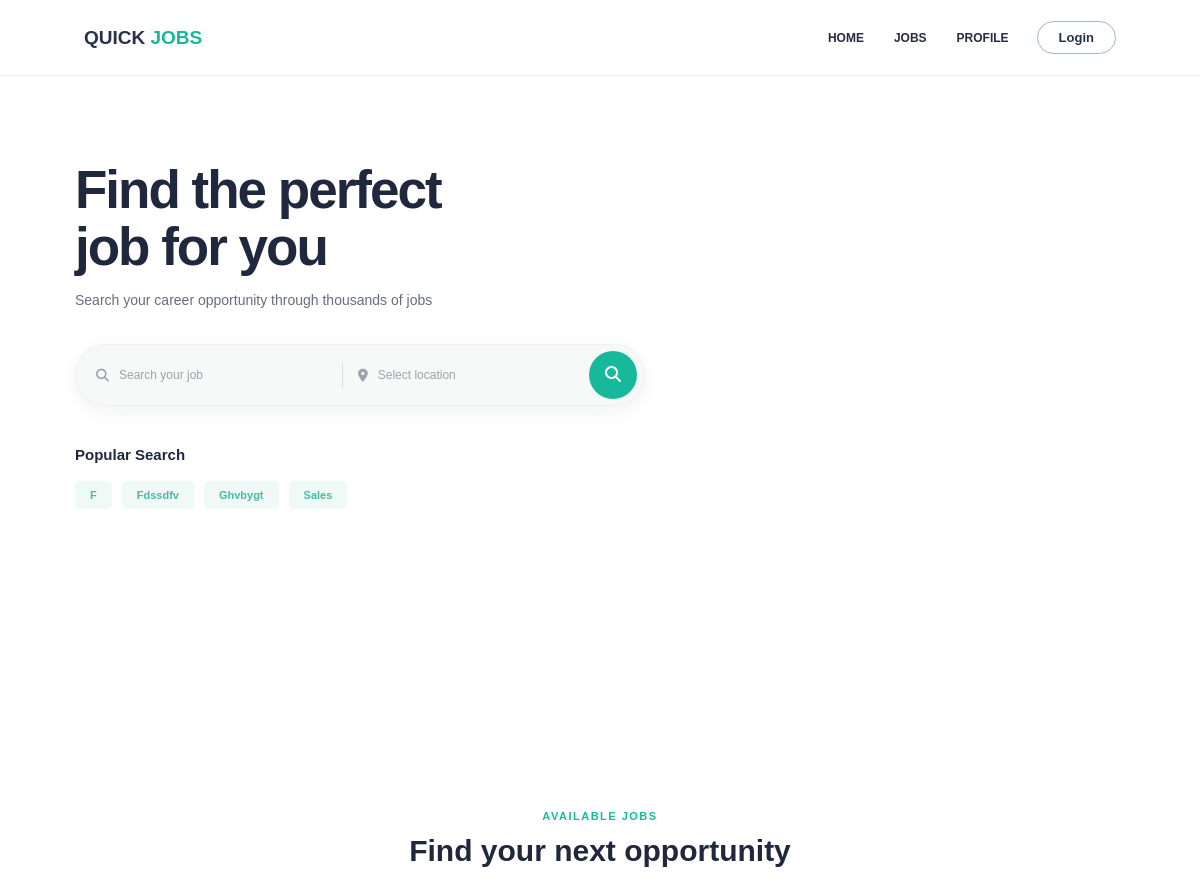
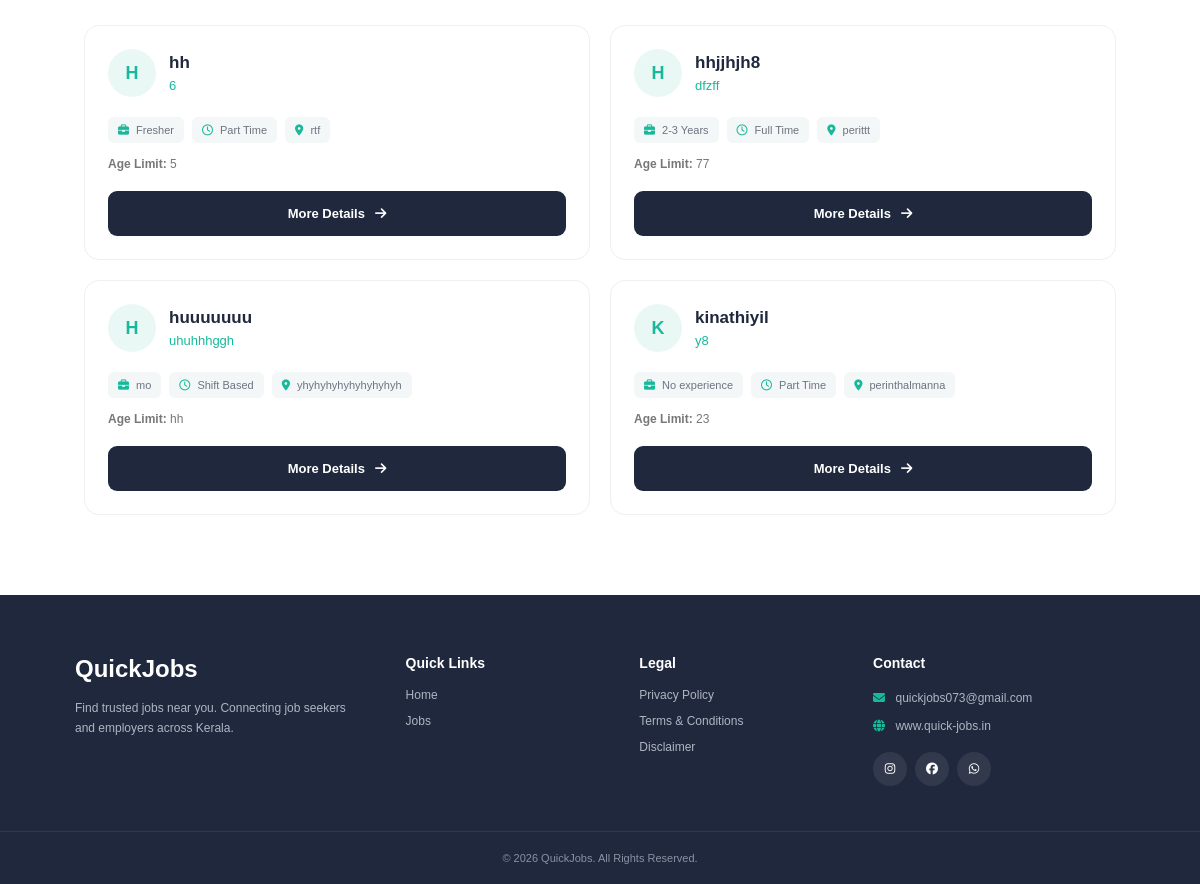
The app's page /, older data (2 pictures, top to bottom).
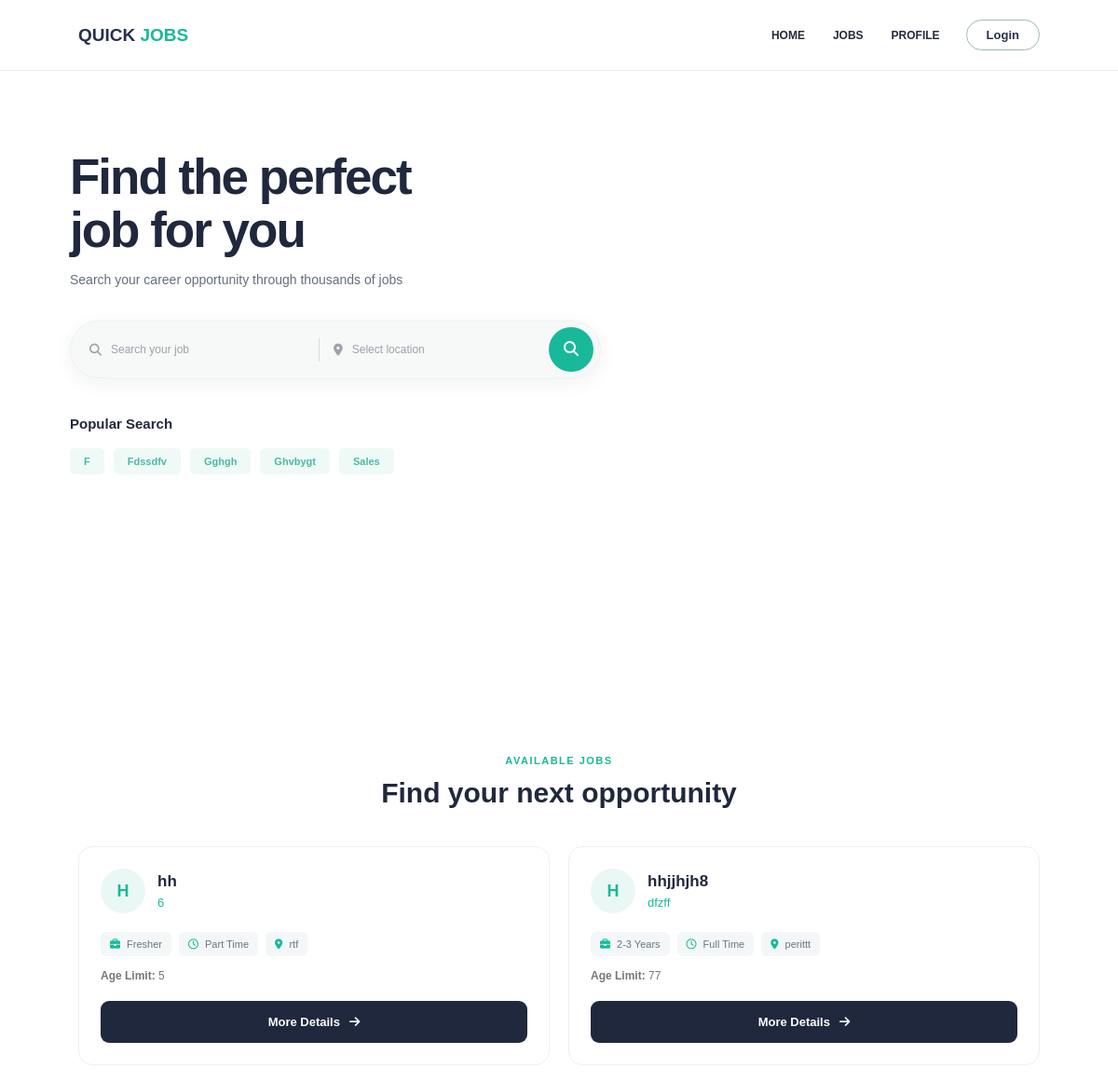
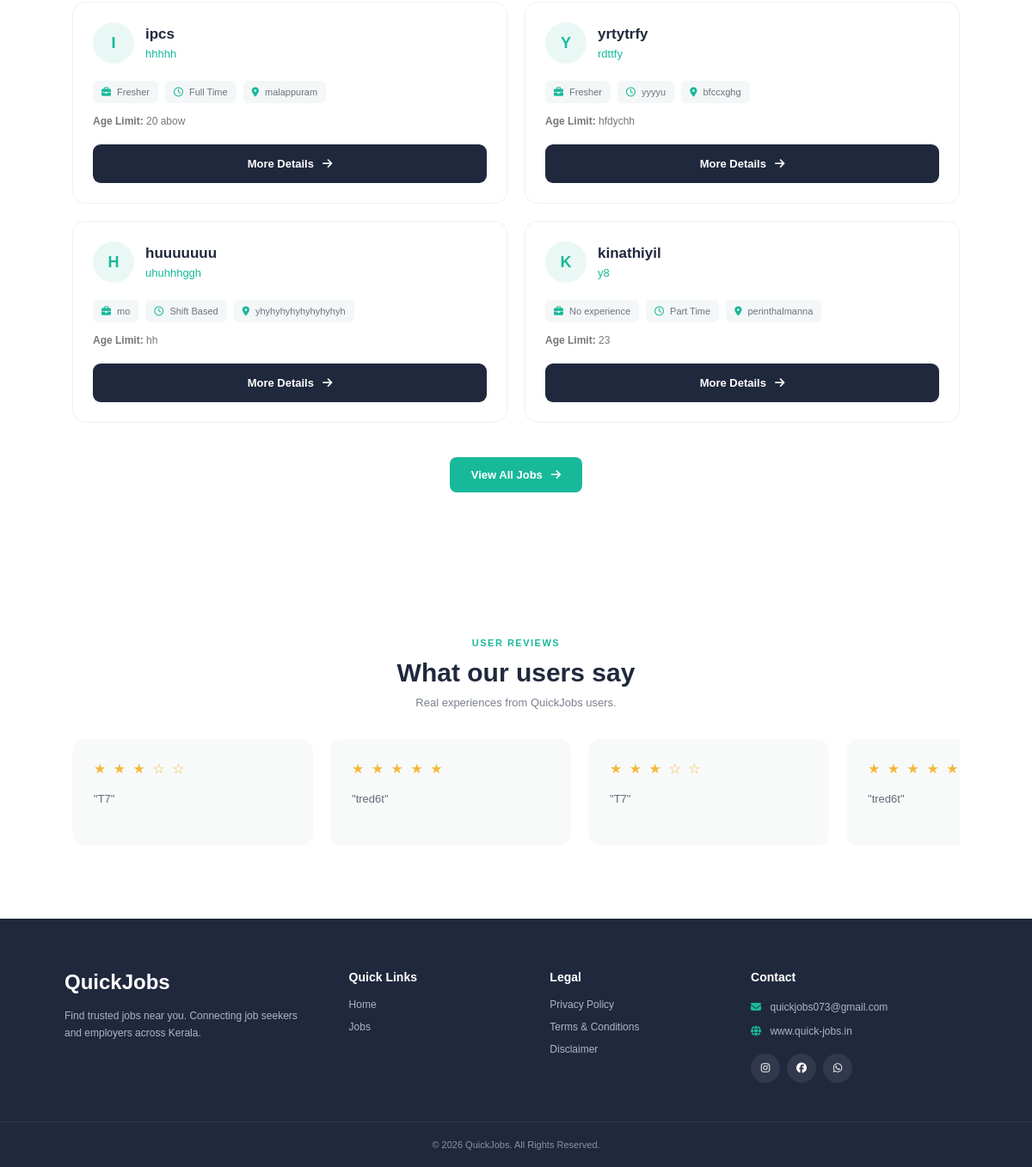
The same page, newer data (2 pictures, top to bottom).
### myapp/models.py (models this page shows, shortened)
class Category(models.Model):
    name = models.CharField(
        max_length=100,
        unique=True,
    )
    class Meta:
        ordering = ["name"]
        verbose_name = "Category"
        verbose_name_plural = "Categories"

class Job(models.Model):
    owner = models.ForeignKey(
        User,
        on_delete=models.CASCADE,
        related_name="jobs",
        null=True,
        blank=True,
    )
    shop_name = models.CharField(
        max_length=150,
    )
    title = models.CharField(
        max_length=150,
    )
    category = models.ForeignKey(
        Category,
        on_delete=models.PROTECT,
        related_name="jobs",
        null=True,
        blank=True,
    )
    experience = models.CharField(
        max_length=100,
        default="Fresher",
    )
    work_time = models.CharField(
        max_length=100,
    )
    gender = models.CharField(max_length=20, blank=True)
    education = models.CharField(max_length=100, blank=True)
    age_limit = models.CharField(
        max_length=50,
        blank=True,
    )
    location = models.CharField(
        max_length=100,
    )
    salary = models.CharField(
        max_length=100,
    )
    phone = models.CharField(
        max_length=15,
        validators=[phone_validator],
    )
    description = models.TextField(
        blank=True,
    )
    is_verified = models.BooleanField(
        default=True,
    )
    owner_name = models.CharField(
        max_length=150,
        blank=True
    )
    shop_photo = models.ImageField(
        upload_to="shop_photos/",
        null=True,
        blank=True
    )
    created_at = models.DateTimeField(
        auto_now_add=True,
    )
    class Meta:
        ordering = ["-created_at"]

class CustomerReview(models.Model):
    user = models.ForeignKey(
        User,
        on_delete=models.CASCADE,
        related_name="customer_reviews"
    )
    rating = models.PositiveIntegerField(
        choices=[
            (1, "1 Star"),
            (2, "2 Stars"),
            (3, "3 Stars"),
            (4, "4 Stars"),
            (5, "5 Stars"),
        ]
    )
    review = models.TextField()
    is_approved = models.BooleanField(default=False)
    created_at = models.DateTimeField(auto_now_add=True)
    class Meta:
        ordering = ["-created_at"]

### myapp/views.py (the view, shortened to what this page needs)
# urls.py: 2. Add a URL to urlpatterns:  path('', views.home, name='home')
def home(request):
    jobs = (
        Job.objects
        .filter(is_verified=True)
        .select_related("category", "owner")
        .order_by("title")
    )
    q = request.GET.get("q", "").strip()
    place = request.GET.get("place", "").strip()
    category_id = request.GET.get("category", "").strip()
    if place:
        jobs = jobs.filter(
            location__icontains=place
        )
    if category_id.isdigit():
        jobs = jobs.filter(
            category_id=int(category_id)
        )
    categories = (
        Category.objects
        .filter(
            jobs__is_verified=True
        )
        .distinct()
        .order_by("name")[:6]
    )
    companies = (
        Company.objects
        .filter(is_active=True)
        .order_by("name")
    )
    saved_job_ids = set()
    if request.user.is_authenticated:
        saved_job_ids = set(
            SavedJob.objects
            .filter(user=request.user)
            .values_list("job_id", flat=True)
        )
    home_jobs = jobs[:6]
    reviews = (
        CustomerReview.objects
        .filter(is_approved=True)
        .select_related("user")
    )
    return render(
        request,
        "home.html",
        {
            "reviews": reviews,
            "jobs": home_jobs,
            "categories": categories,
            "companies": companies,
            "saved_job_ids": saved_job_ids,
            "has_more_jobs": jobs.count() > 6,
        },
    )

### templates/home.html (shortened to what the changed rows need)
{% load static %}
<!DOCTYPE html>
<html lang="en">
<head>
    <link rel="stylesheet"
          href="{% static 'css/home.css' %}">
    <link rel="stylesheet"
          href="https://cdnjs.cloudflare.com/ajax/libs/font-awesome/6.7.2/css/all.min.css">
</head>
<body>
<section class="hero">
    <div class="hero-content">
        <h1>
            Find the perfect<br>
            <span>job for you</span>
        </h1>
        <div class="popular-search">
            <div class="popular-tags">
                {% for cat in categories %}
                    <a href="?category={{ cat.id }}">
                        {{ cat.name }}
                    </a>
                {% empty %}
                    <span>
                        No categories available
                    </span>
                {% endfor %}
            </div>
        </div>
    </div>
</section>
<section class="job-list-section"
         id="jobs">
    <div class="section-heading">
        <h2>
            Find your next opportunity
        </h2>
    </div>
    <div class="job-list">
        {% for job in jobs %}
            <div class="job-card">
                <div class="job-top">
                    <div class="job-logo">
                        {% if job.shop_photo %}
                            <img
                                src="{{ job.shop_photo.url }}"
                                alt="{{ job.shop_name }}"
                            >
                        {% else %}
                            {{ job.shop_name|first|upper }}
                        {% endif %}
                    </div>
                    <div class="job-company-info">
                        <h3>
                            {{ job.shop_name }}
                        </h3>
                        <p class="job-title">
                            {{ job.title }}
                        </p>
                    </div>
                </div>
                <div class="job-info">
                    <span>
                        <i class="fa-solid fa-briefcase"></i>
                        {{ job.experience|default:"Fresher" }}
                    </span>
                    <span>
                        <i class="fa-regular fa-clock"></i>
                        {{ job.work_time|default:"Full Time" }}
                    </span>
                    <span>
                        <i class="fa-solid fa-location-dot"></i>
                        {{ job.location }}
                    </span>
                </div>
                <p class="age-limit">
                    <b>Age Limit:</b>
                    {{ job.age_limit|default:"Not specified" }}
                </p>
                <div class="contact-box">
                    {% if user.is_authenticated %}
                        <a href="{% url 'job_details' job.id %}"
                           class="details-btn">
                            More Details
                            <i class="fa-solid fa-arrow-right"></i>
                        </a>
                    {% else %}
                        <a href="{% url 'login' %}"
                           class="details-btn">
                            More Details
                            <i class="fa-solid fa-arrow-right"></i>
                        </a>
                    {% endif %}
                </div>
            </div>
        {% empty %}
            <p class="no-job">
                No jobs available.
            </p>
        {% endfor %}
    </div>
    {% if has_more_jobs %}
        <div class="all-jobs-button-section">
            <a href="{% url 'all_jobs' %}"
               class="all-jobs-btn">
                View All Jobs
                <i class="fa-solid fa-arrow-right"></i>
            </a>
        </div>
    {% endif %}
</section>
{% if reviews %}
<section class="reviews-section">
    <div class="reviews-header">
        <span>
            USER REVIEWS
        </span>
        <h2>
            What our users say
        </h2>
        <p>
            Real experiences from QuickJobs users.
        </p>
    </div>
    <div class="reviews-slider">
        <div class="review-track">
            {% for review in reviews %}
                <div class="review-card">
                    <div class="stars">
                        {% for i in "12345" %}
                            {% if forloop.counter <= review.rating %}
                                ★
                            {% else %}
                                ☆
                            {% endif %}
                        {% endfor %}
                    </div>
                    <p>
                        "{{ review.review }}"
                    </p>
                </div>
            {% endfor %}
            {% for review in reviews %}
                <div class="review-card">
                    <div class="stars">
                        {% for i in "12345" %}
                            {% if forloop.counter <= review.rating %}
                                ★
                            {% else %}
                                ☆
                            {% endif %}
                        {% endfor %}
                    </div>
                    <p>
                        "{{ review.review }}"
                    </p>
                </div>
            {% endfor %}
        </div>
    </div>
</section>
{% endif %}
<footer class="footer">
    <div class="footer-container">
        <div class="footer-box">
            <h2>
                QuickJobs
            </h2>
        </div>
    </div>
</footer>
</body>
</html>

Row changes from the older to the newer data that the page shows:
now on this page (row unchanged): Category: name "Gghgh"
added Job: shop_name|first "I", shop_name "ipcs", title "hhhhh", experience "Fresher", work_time "Full Time", location "malappuram", age_limit "20 abow"
added Job: shop_name|first "Y", shop_name "yrtytrfy", title "rdttfy", experience "Fresher", work_time "yyyyu", location "bfccxghg", age_limit "hfdychh"
added CustomerReview: rating 3 (drawn), review "T7"
added CustomerReview: rating 5 (drawn), review "tred6t"
Text that changed along with them:
text now shown: "View All Jobs USER REVIEWS What our users say Real experiences from QuickJobs users."
